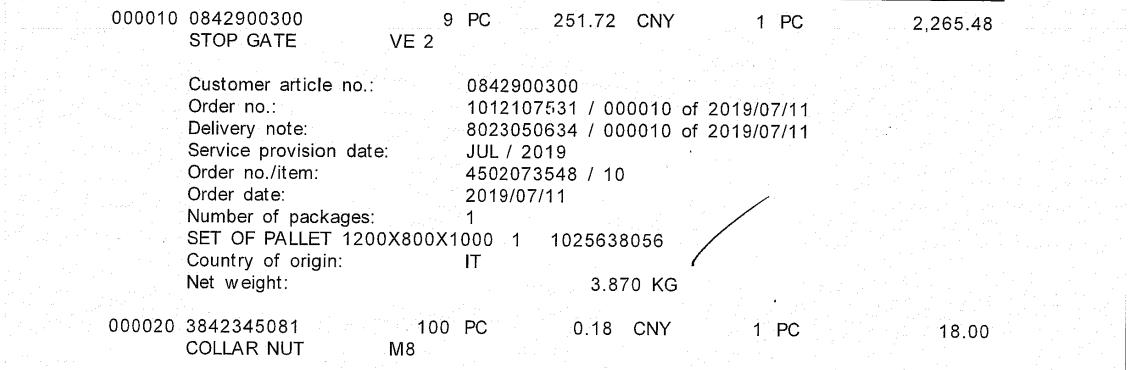
#> input picture web-api/customSite/ocr/custom_ocr_module/test_invoice/0.jpg, 1136 x 370 px
$ python -i preprocessing.py   (imports and definitions only)
#> lines starting #> are read from the running program, lines starting #| are printed output that depends on the picture; after the words box and inside, x2 and y2 are one past the last pixel; in counts of white or black regions, pixels touching at a corner belong together
#> further down, picture is the input picture: shape (370, 1136, 3); min 0, max 255, mean 245.4
import cv2
import numpy as np
import math

from .union_box import union_rbox


# [28 lines left out: functions getHProjection, getVProjection, not called in this run]


def rotateImg(image):
    """
    use fft to rotate image
    :param image:   Input image
    :return:        Rotated image
    """
    im_gray = cv2.cvtColor(image, cv2.COLOR_BGR2GRAY)  # IMREAD_COLOR, IMREAD_UNCHANGED
    h, w = im_gray.shape
#> h = 370; w = 1136

    binary = cv2.threshold(im_gray, 30, 255, cv2.THRESH_BINARY)
    binary = 255 - binary[1]
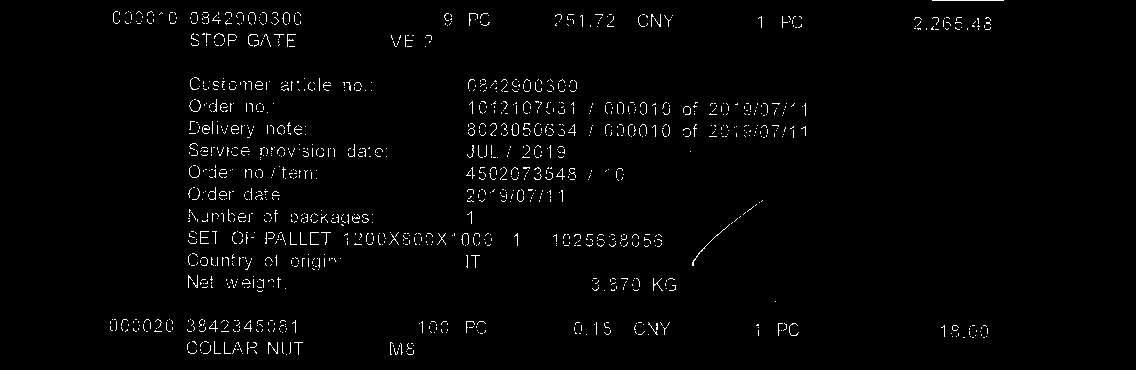
#> binary: shape (370, 1136); 1.7% white in thin lines or dots, all inside (x1, y1, x2, y2) = (110, 0, 1004, 355)

    new_h = cv2.getOptimalDFTSize(h)
#> new_h = 375
    new_w = cv2.getOptimalDFTSize(w)
#> new_w = 1152
    new_im = np.zeros((new_h, new_w))
    new_im[0:h, 0:w] = binary
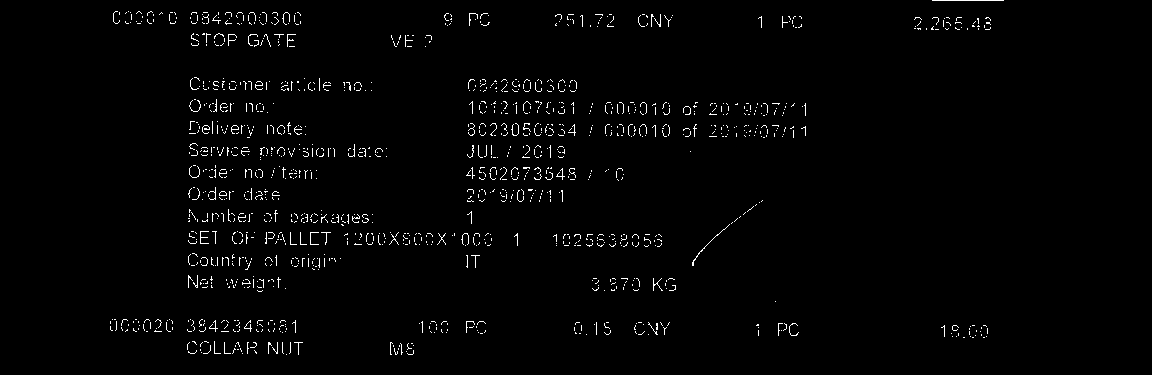
#> new_im: shape (375, 1152) float64; 1.6% white in thin lines or dots, all inside (x1, y1, x2, y2) = (110, 0, 1004, 355)

    dft = cv2.dft(np.float32(new_im), flags=cv2.DFT_COMPLEX_OUTPUT)
    dft_shift = np.fft.fftshift(dft)
    mag = cv2.magnitude(dft_shift[:, :, 0], dft_shift[:, :, 1])
    magnitude_spectrum = 20 * np.log(mag)
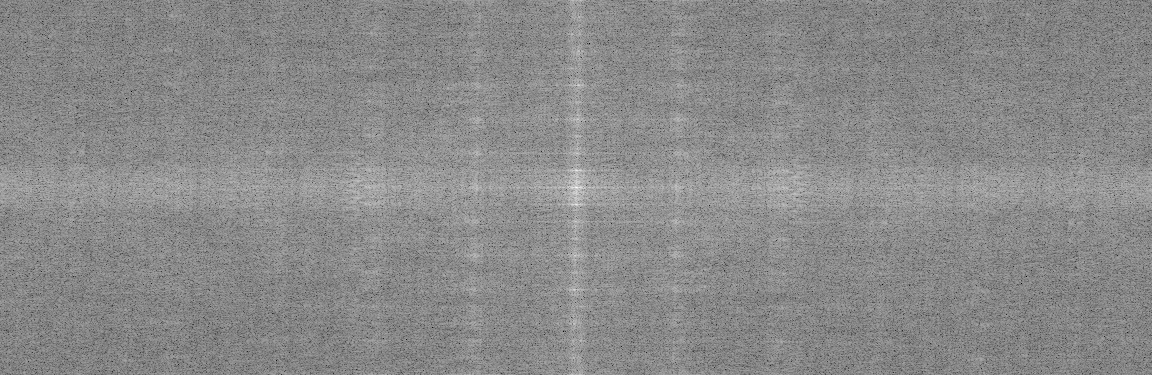
#> magnitude_spectrum: shape (375, 1152) float32; min 74.65, max 287.9, mean 190.1; drawn with min black and max white

    ms_min, ms_max = magnitude_spectrum.min(), magnitude_spectrum.max()
#> ms_min = 74.65; ms_max = 287.9
    spect_norm = (magnitude_spectrum - ms_min) / (ms_max - ms_min)

    spect = np.clip(255 * spect_norm, 0, 255)
    spect = np.uint8(spect)
    spect_bin = cv2.threshold(spect, 180, 255, cv2.THRESH_BINARY)[1]
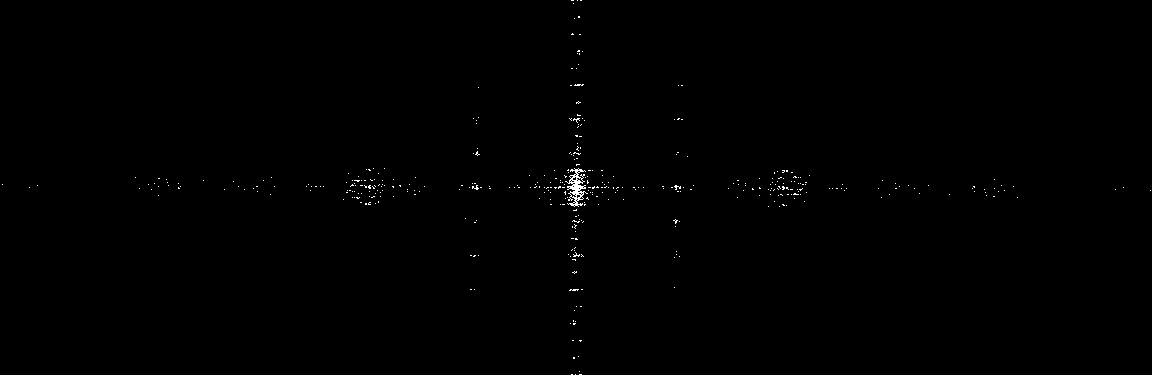
#> spect_bin: shape (375, 1152); 0.27% white in thin lines or dots

    res = []
    split = 2
    while len(res) == 0:
        lines = cv2.HoughLines(spect_bin, 1, np.pi / 360, int(new_h / split))
        if lines is not None:
            res = [line for line in lines if (line[0][1] < np.pi / 30 or line[0][1] > np.pi * 29 / 30)]
        split += 1
#> this loop made 4 passes
#> lines on passes 3 to 4: [[182, 1.58]], [[182, 1.58], [187, 1.57], [579, 0.0175], [581, 0.0262]]
#> after the loop, split = 6
    angle = []
    for item in res:
        if item[0][1] > np.pi / 2:
            item[0][1] -= np.pi
        angle.append(item[0][1])
#> this loop made 2 passes
#> after the loop, angle = [0.0175, 0.0262]

    angle = np.mean(angle)
#> angle = 0.0218
    real_angle = math.atan(new_h * math.tan(angle) / new_w) / np.pi * 180
#> real_angle = 0.407
    center = (w // 2, h // 2)
#> center = (568, 185)
    Mat = cv2.getRotationMatrix2D(center, real_angle, 1.0)
#> Mat = [[1, 0.0071, -1.3], [-0.0071, 1, 4.04]]
    rotated = cv2.warpAffine(image, Mat, (w, h), flags=cv2.INTER_CUBIC, borderMode=cv2.BORDER_REPLICATE)
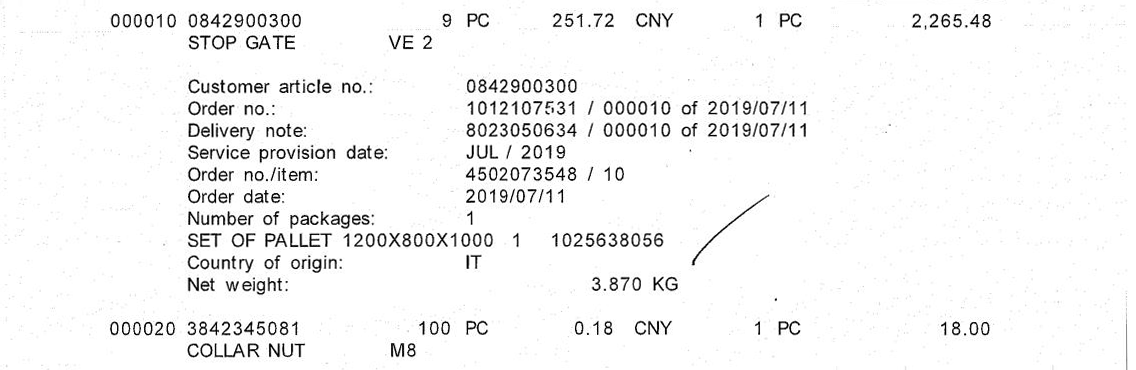
#> rotated: shape (370, 1136, 3); min 0, max 255, mean 245.2
    return rotated


# [112 lines left out: functions detect_rows_cv, ctpnRefineRows, splitBlanks, not called in this run]

>>> import cv2
>>> picture = cv2.imread('../test_invoice/0.jpg')
>>> result = rotateImg(picture)

$ run again, on web-api/customSite/ocr/custom_ocr_module/test_invoice/1.jpg
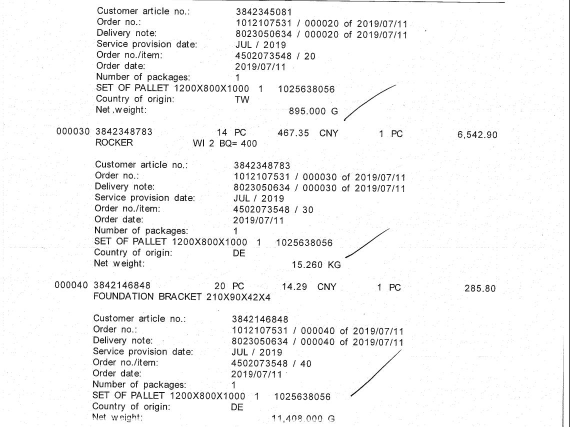
#> input picture web-api/customSite/ocr/custom_ocr_module/test_invoice/1.jpg, 1139 x 853 px (shown at 1/2 size)
#> picture is the input picture: shape (853, 1139, 3); min 0, max 255, mean 244.2
#> in rotateImg, `binary = 255 - binary[1]`:
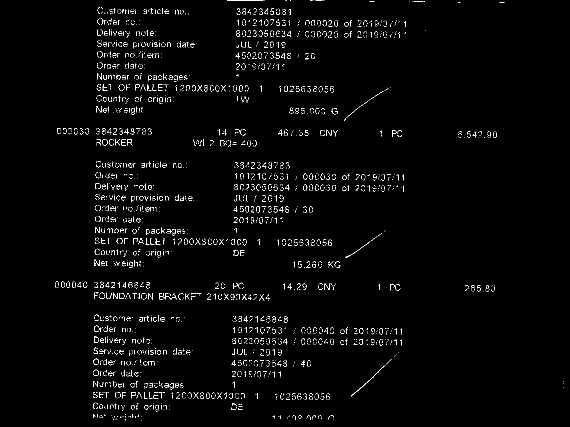
#> binary: shape (853, 1139) (shown at 1/2 size); 1.8% white in thin lines or dots, all inside (x1, y1, x2, y2) = (110, 0, 1127, 841)
#> ms_min = 68.89; ms_max = 306
#> spect_bin: shape (864, 1152); 0.25% white in thin lines or dots
#> the loop in rotateImg, `while len(res) == 0:` made 6 passes
#> lines on passes 3 to 6: [[427, 1.58]], [[427, 1.58]], [[427, 1.58]], [[427, 1.58], [580, 0.00873]]
#> after the loop in rotateImg, `while len(res) == 0:`: split = 8
#> the loop in rotateImg, `for item in res:` made 1 pass
#> after the loop in rotateImg, `for item in res:`: angle = [0.00873]
#> in rotateImg, `angle = np.mean(angle)`: angle = 0.00873
#> real_angle = 0.375
#> Mat = [[1, 0.00655, -2.78], [-0.00655, 1, 3.73]]
#> in rotateImg, `rotated = cv2.warpAffine(image, Mat, (w, h), flags=cv2.INTER_CUBIC, bo..`:
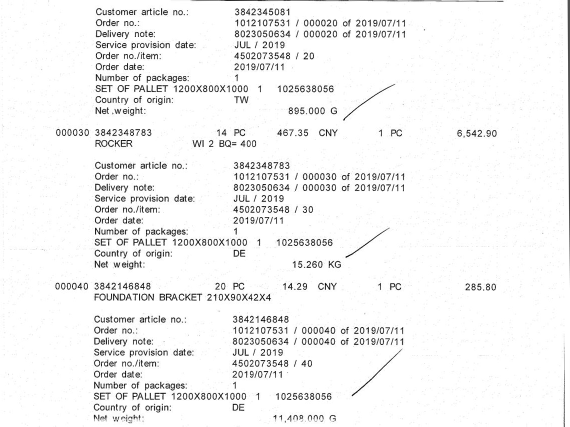
#> rotated: shape (853, 1139, 3) (shown at 1/2 size); min 0, max 255, mean 243.9

$ run again, on web-api/customSite/ocr/custom_ocr_module/test_invoice/3.jpg
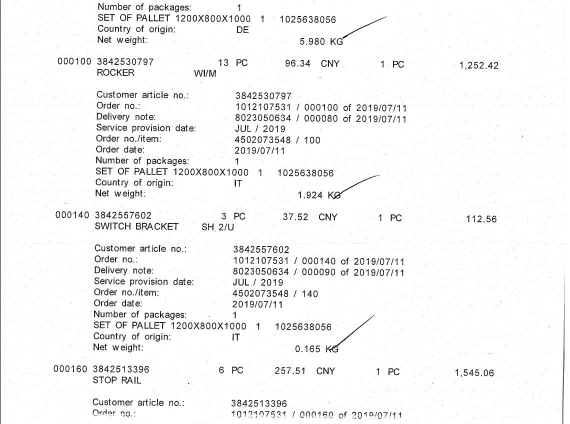
#> input picture web-api/customSite/ocr/custom_ocr_module/test_invoice/3.jpg, 1139 x 848 px (shown at 1/2 size)
#> picture is the input picture: shape (848, 1139, 3); min 0, max 255, mean 245
#> in rotateImg, `binary = 255 - binary[1]`:
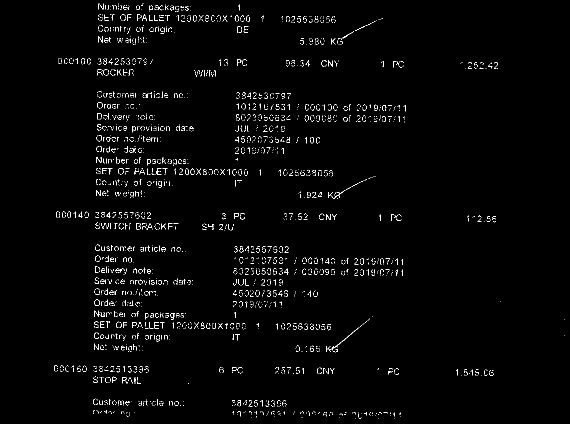
#> binary: shape (848, 1139) (shown at 1/2 size); 1.6% white in thin lines or dots, all inside (x1, y1, x2, y2) = (108, 7, 1129, 837)
#> ms_min = 55.28; ms_max = 303.6
#> spect_bin: shape (864, 1152); 0.53% white in thin lines or dots
#> the loop in rotateImg, `while len(res) == 0:` made 4 passes
#> lines on passes 3 to 4: [[427, 1.58]], [[427, 1.58], [580, 0.00873]]
#> after the loop in rotateImg, `while len(res) == 0:`: split = 6
#> the loop in rotateImg, `for item in res:` made 1 pass
#> after the loop in rotateImg, `for item in res:`: angle = [0.00873]
#> in rotateImg, `angle = np.mean(angle)`: angle = 0.00873
#> real_angle = 0.375
#> Mat = [[1, 0.00655, -2.76], [-0.00655, 1, 3.73]]
#> in rotateImg, `rotated = cv2.warpAffine(image, Mat, (w, h), flags=cv2.INTER_CUBIC, bo..`:
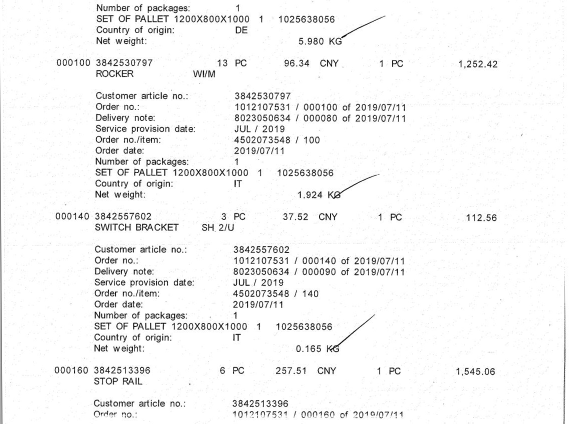
#> rotated: shape (848, 1139, 3) (shown at 1/2 size); min 0, max 255, mean 244.8

$ run again, on web-api/customSite/ocr/custom_ocr_module/test_invoice/4.jpg
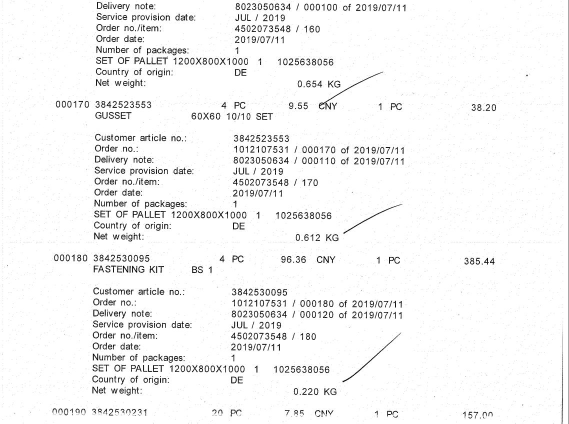
#> input picture web-api/customSite/ocr/custom_ocr_module/test_invoice/4.jpg, 1138 x 847 px (shown at 1/2 size)
#> picture is the input picture: shape (847, 1138, 3); min 0, max 255, mean 244.7
#> in rotateImg, `binary = 255 - binary[1]`:
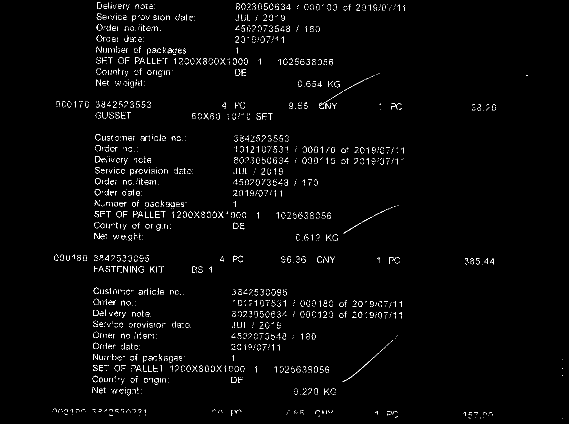
#> binary: shape (847, 1138) (shown at 1/2 size); 1.6% white in thin lines or dots, all inside (x1, y1, x2, y2) = (105, 5, 1126, 837)
#> ms_min = 79.36; ms_max = 304.3
#> spect_bin: shape (864, 1152); 0.14% white in thin lines or dots
#> the loop in rotateImg, `while len(res) == 0:` made 7 passes
#> lines on passes 6 to 7: [[427, 1.58]], [[427, 1.58], [580, 0.00873]]
#> after the loop in rotateImg, `while len(res) == 0:`: split = 9
#> the loop in rotateImg, `for item in res:` made 1 pass
#> after the loop in rotateImg, `for item in res:`: angle = [0.00873]
#> in rotateImg, `angle = np.mean(angle)`: angle = 0.00873
#> real_angle = 0.375
#> Mat = [[1, 0.00655, -2.76], [-0.00655, 1, 3.73]]
#> in rotateImg, `rotated = cv2.warpAffine(image, Mat, (w, h), flags=cv2.INTER_CUBIC, bo..`:
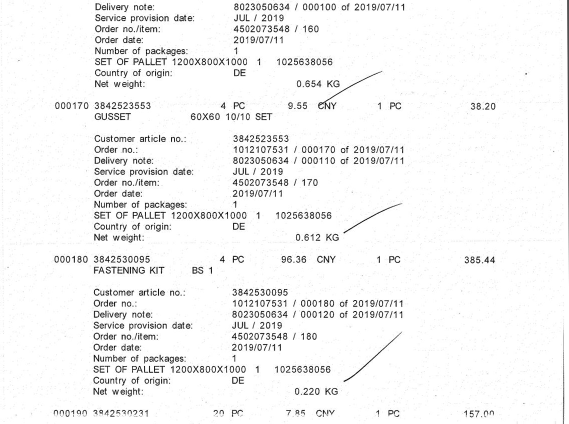
#> rotated: shape (847, 1138, 3) (shown at 1/2 size); min 0, max 255, mean 244.4
